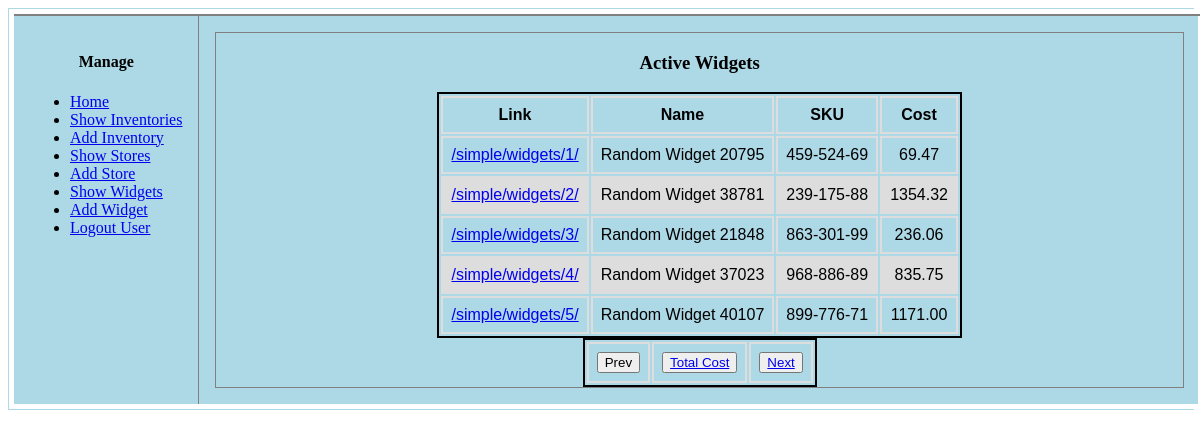
Page /simple/widgets/ (signed in) on the earlier database version.
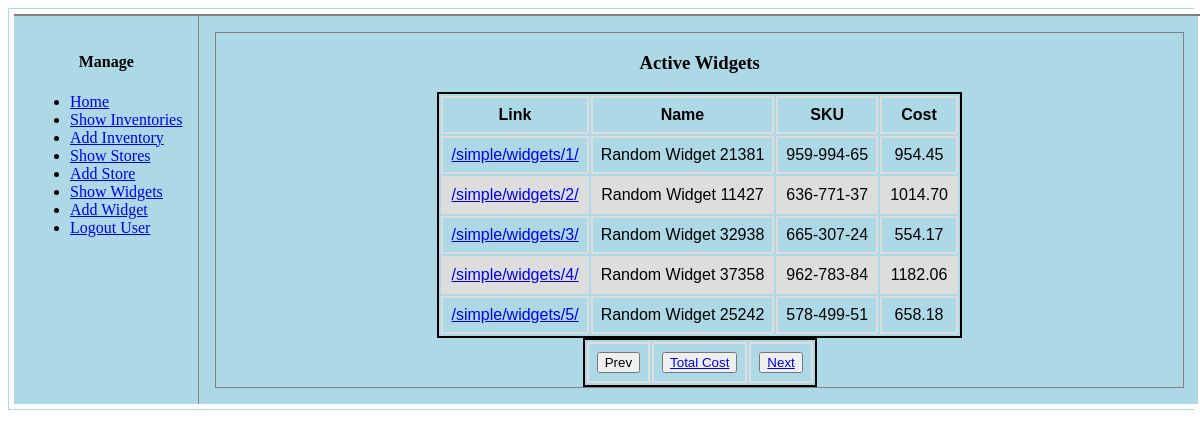
Same page on the later database version.
### simple/models.py (models this page shows, shortened)
class Widget(models.Model):
    created_by = models.ForeignKey(User,
                                   on_delete=models.CASCADE)
    name = models.CharField(max_length=20,
                            null=False,
                            blank=False,
                            unique=True)
    sku = models.CharField(max_length=10,
                           null=False,
                           blank=False,
                           unique=True)
    cost = models.DecimalField(max_digits=6,
                               decimal_places=2,
                               default=Decimal('0.00'))
    deleted = models.BooleanField(default=False)
    link = models.URLField(max_length=30,
                           null=True,
                           blank=False)
    ulink = models.URLField(max_length=30,
                            null=True,
                            blank=False)
    dlink = models.URLField(max_length=30,
                            null=True,
                            blank=False)

### simple/views.py (the view)
@login_required
@cache_page(60 * 5)
def widget_list(request, page=0):
    if request.method not in ['GET']:
        return Http405()
    limit = settings.WIDGETS_PER_PAGE
    offset = int(page) * limit
    limit += offset
    context = _get_context()
    context['title'] = 'Simple: Active Widgets'
    template = 'simple/widget_list.html'
    widgets = get_list_or_404(Widget,
                              deleted=False,
                              created_by=request.user)
    widgets = widgets[offset:limit]
    context['widgets'] = widgets
    if len(widgets) > 0:
        context['aggr'] = reverse_lazy('simple:widget-aggr',
                                       kwargs={'page': int(page)})
    if int(page) > 0:
        context['prev'] = reverse_lazy('simple:widget-list',
                                       kwargs={'page': int(page) - 1})
    if int(page) >= 0 and len(widgets) == settings.WIDGETS_PER_PAGE:
        context['next'] = reverse_lazy('simple:widget-list',
                                       kwargs={'page': int(page) + 1})
    return render(request, template, context)

### simple/views.py (called while the page is built)
def _get_context(context={}):
    context['header'] = 'Django: Simple App'
    context['footer'] = 'Copyright 2017 @Tim Stilwell'
    if 'prev' in context:
        del context['prev']
    if 'next' in context:
        del context['next']
    if 'aggr' in context:
        del context['aggr']
    return context

### simple/templates/simple/widget_list.html
{% extends "simple/base.html" %}
{% load static %}
{% block table %}
    <h3>Active Widgets</h3>
    <table id="list">
        <thead>
            <tr>
                <th>Link</th>
                <th>Name</th>
                <th>SKU</th>
                <th>Cost</th>
            </tr>
        </thead>
        <tbody>
        {% for widget in widgets %}
            <tr>
                <td><a href="{{ widget.link }}">{{ widget.link }}</a></td>
                <td>{{ widget.name }}</td>
                <td>{{ widget.sku }}</td>
                <td>{{ widget.cost }}</td>
            </tr>
        {% endfor %}
        </tbody>
    </table>
    <table id="pagination">
        <tr>
            <td>
                {% if prev %}
                    <button type="button">
                        <a href="{{ prev }}">Prev</a>
                    </button>
                {% else %}
                    <button type="button">
                        <a>Prev</a>
                    </button>
                {% endif %}
            </td>
            <td>
                {% if aggr %}
                    <button type="button">
                        <a href="{{ aggr }}">Total Cost</a>
                    </button>
                {% else %}
                    <button type="button">
                        <a>Total Cost</a>
                    </button>
                {% endif %}
            </td>
            <td>
                {% if next %}
                    <button type="button">
                        <a href="{{ next }}">Next</a>
                    </button>
                {% else %}
                    <button type="button">
                        <a>Next</a>
                    </button>
                {% endif %}
            </td>
        </tr>
    </table>
{% endblock %}

### simple/templates/simple/base.html (shortened to what this page needs)
{% load static %}
<!DOCTYPE HTML>
<html lang="en-US">
<head>
    <link rel="stylesheet"
          type="text/css"
          href="{% static 'css/simple/layout.css' %}"/>
</head>
<body>
    <div id="outside">
        <div id="inside">
            <div>
            </div>
            <nav id="menu">
                <h4 style="text-align:center">Manage</h4>
                <ul>
                    <li><a id="hlink" href={% url "simple:home" %}>Home</a></li>
                    <li><a id="illink" href={% url "simple:inventory-list" %}>Show Inventories</a></li>
                    <li><a id="iclink" href={% url "simple:inventory-create" %}>Add Inventory</a></li>
                    <li><a id="sllink" href={% url "simple:store-list" %}>Show Stores</a></li>
                    <li><a id="sclink" href={% url "simple:store-create" %}>Add Store</a></li>
                    <li><a id="wllink" href={% url "simple:widget-list" %}>Show Widgets</a></li>
                    <li><a id="wclink" href={% url "simple:widget-create" %}>Add Widget</a></li>
                    <li><a id="logout" href="/logout/">Logout User</a></li>
                </ul>
            </nav>
            <article id="table">
            <div>
                {% block table %}{% endblock %}
            </div>
            </article>
        </div>
    </div>
</body>
</html>

### simple/static/css/simple/layout.css (style rules this page uses)
article { margin-left: 170px; border-left: 1px solid gray; padding: 1em; overflow: hidden; }
div#inside { text-align: center; width: 100%; border: 5px solid white; display: block; background-color: lightblue; }
div#outside { text-align: center; width: 100%; border: 1px solid lightblue; display: block; background-color: white; }
div { text-align: center; width: 100%; border: 1px solid gray; }
nav { text-align: left; float: left; max-width: 200px; margin: 0; padding: 1em; }
table { text-align: right; font-family: arial, sans-serif; font-style: 10px; border: 2px solid black; padding: none; margin: 0 auto 0 auto; }
td, th { border: 2px solid #dddddd; text-align: center; padding: 8px; }
tr:nth-child(even) { background-color: #dddddd; }

Differences in the rows shown:
changed Widget "/simple/widgets/1/": name "Random Widget 20795" → "Random Widget 21381"; sku "459-524-69" → "959-994-65"; cost "69.47" → "954.45"
changed Widget "/simple/widgets/2/": name "Random Widget 38781" → "Random Widget 11427"; sku "239-175-88" → "636-771-37"; cost "1354.32" → "1014.70"
changed Widget "/simple/widgets/3/": name "Random Widget 21848" → "Random Widget 32938"; sku "863-301-99" → "665-307-24"; cost "236.06" → "554.17"
changed Widget "/simple/widgets/4/": name "Random Widget 37023" → "Random Widget 37358"; sku "968-886-89" → "962-783-84"; cost "835.75" → "1182.06"
changed Widget "/simple/widgets/5/": name "Random Widget 40107" → "Random Widget 25242"; sku "899-776-71" → "578-499-51"; cost "1171.00" → "658.18"
